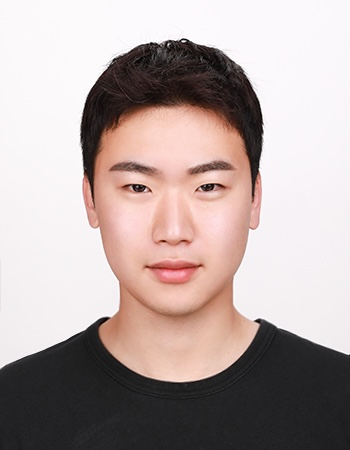
#> input picture stable diffusion/wooseok/photo1.jpeg, 350 x 450 px, given in place of photo1.jpg, which was not available
$ python test.py
#> lines starting #> are read from the running program, lines starting #| are printed output that depends on the picture
import cv2
import numpy as np


image_bgr = cv2.imread('./photo1.jpg')
#> image_bgr is the input picture: shape (450, 350, 3); mean B, G, R 164, 166.5, 180.6
image_rgb = cv2.cvtColor(image_bgr, cv2.COLOR_BGR2RGB)
# 사각형 좌표: 시작점의 x,y  ,넢이, 너비
rectangle = (0, 56, 256, 150)

# 초기 마스크 생성
mask = np.zeros(image_rgb.shape[:2], np.uint8)

# grabCut에 사용할 임시 배열 생성
bgdModel = np.zeros((1, 65), np.float64)
fgdModel = np.zeros((1, 65), np.float64)

# grabCut 실행
cv2.grabCut(image_rgb, # 원본 이미지
           mask,       # 마스크
           rectangle,  # 사각형
           bgdModel,   # 배경을 위한 임시 배열
           fgdModel,   # 전경을 위한 임시 배열
           5,          # 반복 횟수
           cv2.GC_INIT_WITH_RECT) # 사각형을 위한 초기화

# 배경인 곳은 0, 그 외에는 1로 설정한 마스크 생성
mask_2 = np.where((mask==2) | (mask==0), 0, 1).astype('uint8')

# 이미지에 새로운 마스크를 곱행 배경을 제외
image_rgb_nobg = image_rgb * mask_2[:, :, np.newaxis]
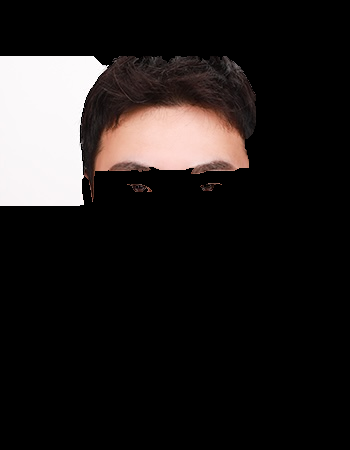
#> image_rgb_nobg: shape (450, 350, 3); mean R, G, B 35.1, 31.5, 30.6

# plot
#> (the run stopped early here; a loop or call above may not have finished)

$ run again, with stable diffusion/wooseok/photo2.jpeg copied over stable diffusion/wooseok/photo1.jpeg
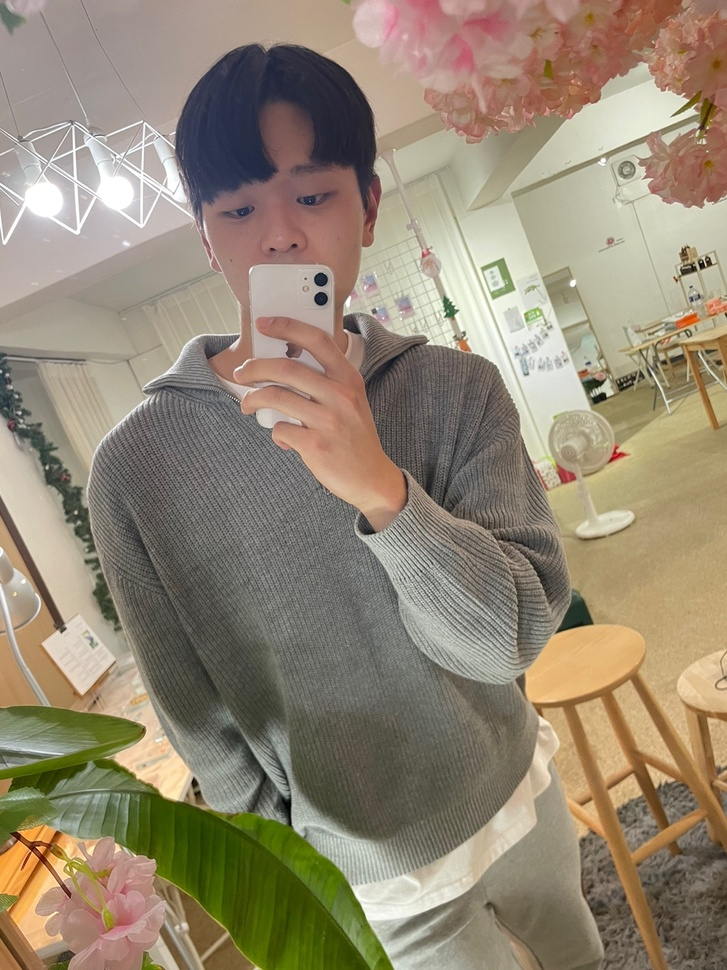
#> input picture stable diffusion/wooseok/photo2.jpeg, 727 x 970 px, shrunk from 1080 x 1440 before the run, given in place of photo1.jpg, which was not available
#> image_bgr is the input picture: shape (970, 727, 3); mean B, G, R 115.6, 135.7, 148.1
#> `image_rgb_nobg = image_rgb * mask_2[:, :, np.newaxis]`:
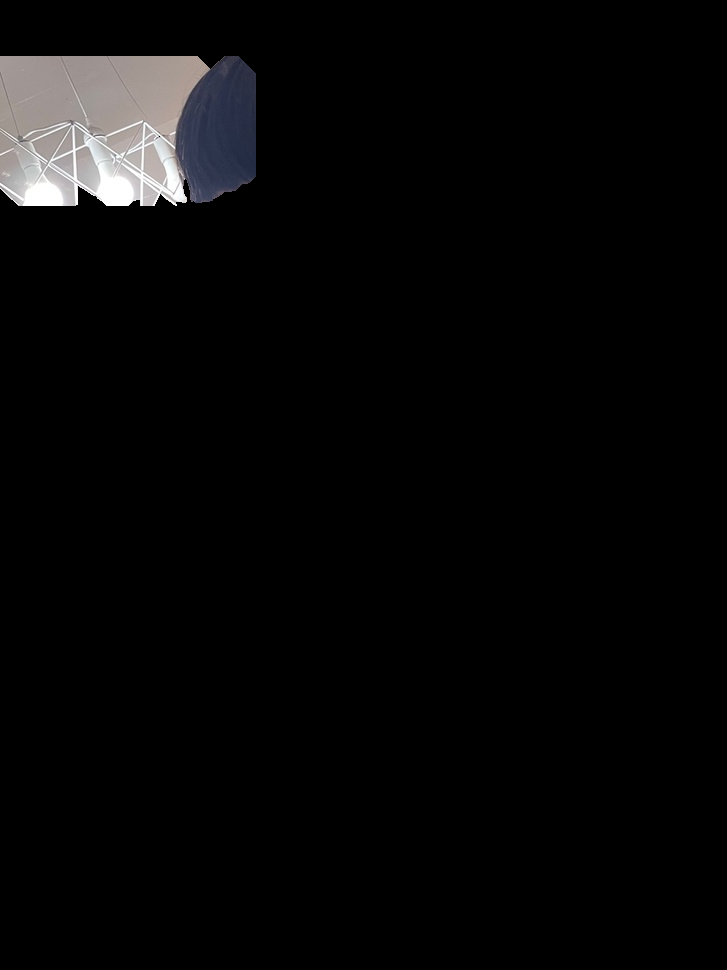
#> image_rgb_nobg: shape (970, 727, 3); mean R, G, B 7.7, 7.5, 7.7
